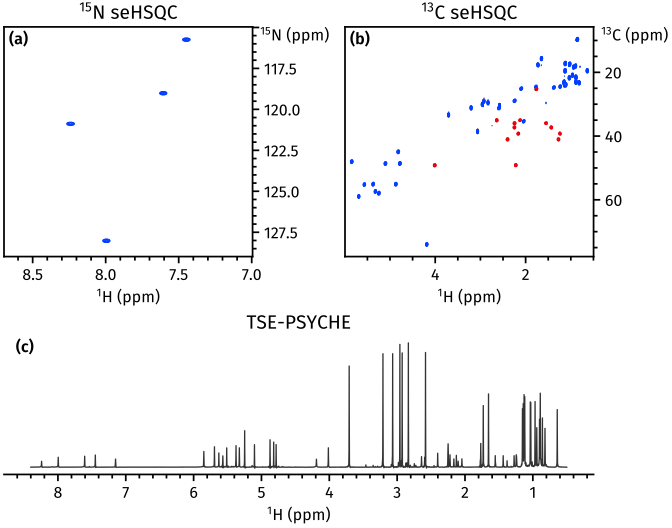

Reproduce this figure in Python.
import penguins as pg
from aptenodytes import nmrd
import matplotlib.pyplot as plt
import numpy as np
from pathlib import Path

plt.style.use(Path(__file__).parent / 'fira.mplstyle')

path = nmrd() / "201101-7g-noah-psyche"
fig = pg.figure(figsize=(7, 5.5), constrained_layout=True)
gs = fig.add_gridspec(2, 2, height_ratios=[1, 0.6])
axn = fig.add_subplot(gs[0,0])
axc = fig.add_subplot(gs[0,1])
axh = fig.add_subplot(gs[1,:])

dss = [pg.read(path, expno) for expno in [3001, 3002, 3004]]
titles = [r"$^{15}$N seHSQC", r"$^{13}$C seHSQC",
          "TSE-PSYCHE"]
dss[0].stage(ax=axn, levels=8e3, f1_bounds="111..130", f2_bounds="7..9.3")
dss[1].stage(ax=axc, levels=2e4, f1_bounds="14..65", f2_bounds="0.5..5.1")
dss[2].stage(ax=axh, bounds="1..5", color='#333333')

pg.mkplots([axn, axc, axh], titles=titles, tight_layout=False)
pg.ymove(axn, tight_layout=False)
pg.ymove(axc, tight_layout=False)
pg.cleanup_axes()

# pg.show()
for filetype in [".png", ".svg"]:
    pg.savefig(str(Path(__file__)).replace(".py", filetype))
